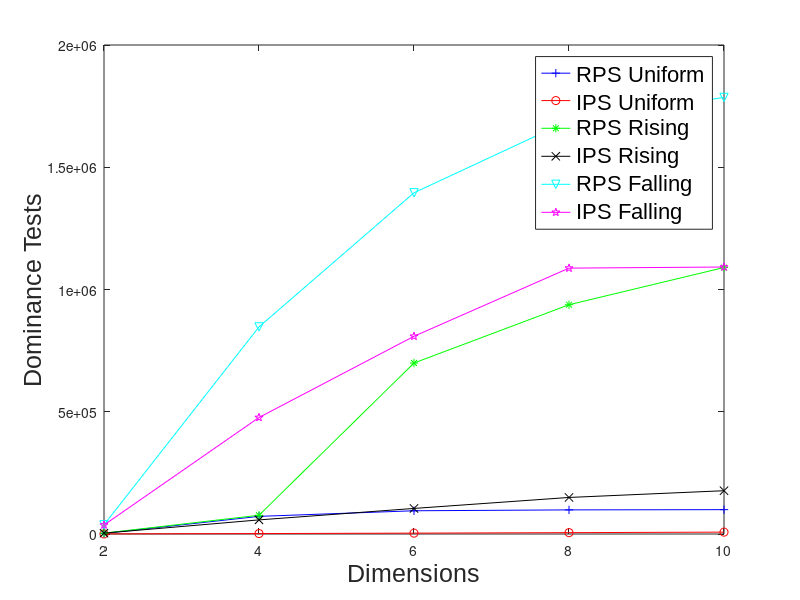

Reproduce this figure in MATLAB.
x=[2 4 6 8 10]

%P-B uniform
y1=[
    2605
    72143
    95039
    98630
    99618
]

%I-B uniform
y2=[
    487
    1780
    3551
    5547
    7675
]

%P-B rising
y3=[
    3528
    76669
    699291
    937684
    1089899
]

%I-B rising
y4=[
    3528
    57737
    104574
    149496
    177015
]

%P-B falling
y5=[
    37760
    847084
    1395625
    1690721
    1785654
]

%I-B falling
y6=[
    36766
    476509
    808685
    1087444
    1091973
]

%plot(x, y1, 'b-+', x, y2, 'r-o', x, y3, 'g-*', x, y4, 'k-x', x, y5, 'c-v', x, y6, 'm-p');
%ylabel('Dominance Tests');
%xlabel('Dimensions');
%legend('P-B Uniform', 'I-B Uniform', 'P-B Rising', 'I-B Rising', 'P-B Falling', 'I-B Falling', 'location', 'NorthWest');
%axis tight
%set(gca, 'XTick', x)

figure1 = figure;
axes1 = axes('Parent',figure1,'FontSize',18,'FontName','Arial');
plot1 = plot(x,[y1, y2, y3, y4, y5, y6],'Parent',axes1);
set(plot1(1),'Marker','+','Color',[0 0 1],'DisplayName','RPS Uniform');
set(plot1(2),'Marker','o','Color',[1 0 0],'DisplayName','IPS Uniform');
set(plot1(3),'Marker','*','Color',[0 1 0],'DisplayName','RPS Rising');
set(plot1(4),'Marker','x','Color',[0 0 0],'DisplayName','IPS Rising');
set(plot1(5),'Marker','v','Color','c','DisplayName','RPS Falling');
set(plot1(6),'Marker','p','Color','m','DisplayName','IPS Falling');

ylabel('Dominance Tests','FontSize',18,'FontName','Arial');
xlabel('Dimensions','FontSize',18,'FontName','Arial');

legend1 = legend(axes1,'show');
set(legend1, 'FontName','Arial', 'FontSize', 16);